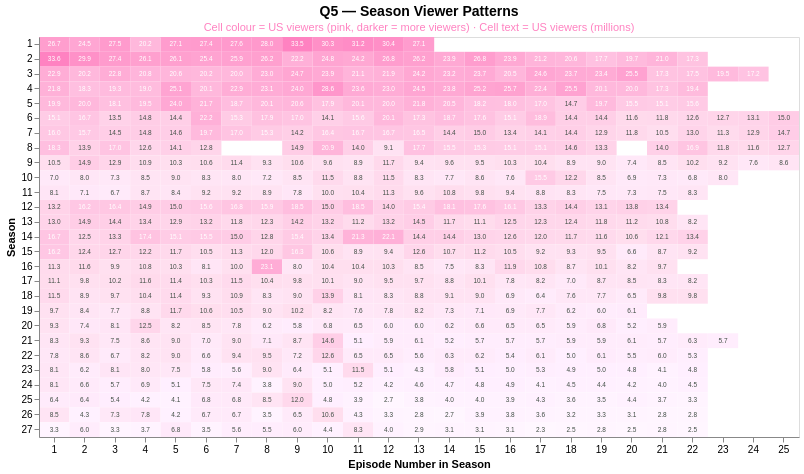

The notebook cell this image was saved under:
### Markdown cell above
## 8. Q5 — Season Viewer Patterns

**Question:** Do the seasons' number of viewers present any relevant pattern?

### Design rationale

For this question, we decided to do a heatmap. It allows, other than in Q2 to analyze the development in the viewership for each season individually while also giving a bigger overview for all episodes from Season 1-27.

Every episode is placed in a grid: **season** on Y, **episode-within-season** on X.  
The cell color uses a gradient reaching from rose (a lot of viewers) to white (few viewers)
Actual values (1 decimal) are printed in each cell, switching to white for very dark cells.

This answers two sub-questions at once:
- **Across seasons**: the gradient from dark (top) to light (bottom) shows the long-run decline
- **Within seasons**: individual cells reveal premiere/finale/special guest spikes

**Alternatives that failed.** Bar chart of season averages lost all within-season structure. Treemap cells were too small to label at episode granularity.

### Code cell
hm_data = (
    eps[["season","number_in_season","us_viewers_in_millions","imdb_rating","title"]]
    .dropna(subset=["us_viewers_in_millions"])
    .copy()
)

heatmap = (
    alt.Chart(hm_data)
    .mark_rect()
    .encode(
        x=alt.X("number_in_season:O", title="Episode Number in Season",
                axis=alt.Axis(labelAngle=0, titleFontSize=AXIS_FONT)),
        y=alt.Y("season:O", title="Season",
                sort=alt.SortOrder("ascending"),
                axis=alt.Axis(titleFontSize=AXIS_FONT)),
        color=alt.Color(
            "us_viewers_in_millions:Q",
            title="Viewers (M)",
            scale=alt.Scale(domain=[2.5, 33.6], range=gradient(SIMPSONS_COLOR_SCHEME["accent"], SIMPSONS_COLOR_SCHEME["tertiary"], 5)),
            legend=None,
        ),
    )
)

# IMDB rating as text in each cell
hm_text = (
    alt.Chart(hm_data)
    .mark_text(fontSize=6.5)
    .encode(
        x=alt.X("number_in_season:O"),
        y=alt.Y("season:O", sort=alt.SortOrder("ascending")),
        text=alt.Text("us_viewers_in_millions:Q", format=".1f"),
        color=alt.condition(
            alt.datum.us_viewers_in_millions > 15,
            alt.value("white"),
            alt.value("#424F46"),
        ),
    )
)




chart_q5 = (
    (heatmap + hm_text)
    .properties(
        width=760, height=400,
        title=alt.TitleParams(
            "Q5 — Season Viewer Patterns",
            subtitle=[
                "Cell colour = US viewers (pink, darker = more viewers) · "
                "Cell text = US viewers (millions)",
            ],
            fontSize=TITLE_FONT, subtitleFontSize=11, subtitleColor="#FF82C1",
        ),
    )
)


chart_q5.save("outputs/q5_final_heatmap.html")
chart_q5

### Figure 1 — Vega-Lite specification as saved in the notebook (floating-point values rounded to 4 significant figures; data arrays with more than 128 entries replaced by an {"elided": "..."} marker saying what was removed)
{"config": {"view": {"continuousWidth": 300, "continuousHeight": 300}}, "layer": [{"mark": {"type": "rect"}, "encoding": {"color": {"field": "us_viewers_in_millions", "legend": null, "scale": {"domain": [2.5, 33.6], "range": ["#FFFFFF", "#FFDFEF", "#FFC0E0", "#FFA1D0", "#FF82C1"]}, "title": "Viewers (M)", "type": "quantitative"}, "x": {"axis": {"labelAngle": 0, "titleFontSize": 11}, "field": "number_in_season", "title": "Episode Number in Season", "type": "ordinal"}, "y": {"axis": {"titleFontSize": 11}, "field": "season", "sort": "ascending", "title": "Season", "type": "ordinal"}}}, {"mark": {"type": "text", "fontSize": 6.5}, "encoding": {"color": {"condition": {"test": "(datum.us_viewers_in_millions > 15)", "value": "white"}, "value": "#424F46"}, "text": {"field": "us_viewers_in_millions", "format": ".1f", "type": "quantitative"}, "x": {"field": "number_in_season", "type": "ordinal"}, "y": {"field": "season", "sort": "ascending", "type": "ordinal"}}}], "data": {"name": "data-4669ee3c7305ab7d17493ee4a61acace"}, "height": 400, "title": {"text": "Q5 — Season Viewer Patterns", "fontSize": 14, "subtitle": ["Cell colour = US viewers (pink, darker = more viewers) · Cell text = US viewers (millions)"], "subtitleColor": "#FF82C1", "subtitleFontSize": 11}, "width": 760, "$schema": "https://vega.github.io/schema/vega-lite/v6.1.0.json", "datasets": {"data-4669ee3c7305ab7d17493ee4a61acace": {"elided": "593 records"}}}
